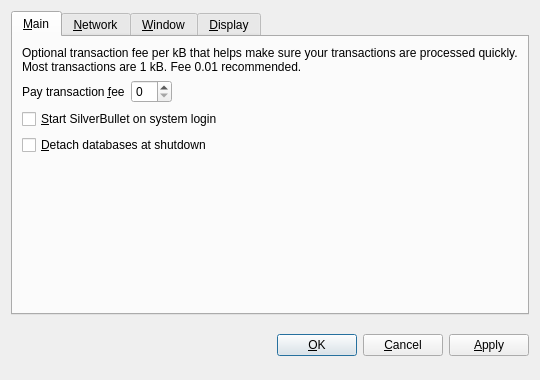
<?xml version="1.0" encoding="UTF-8"?>
<ui version="4.0">
 <class>OptionsDialog</class>
 <widget class="QDialog" name="OptionsDialog">
  <property name="geometry">
   <rect>
    <x>0</x>
    <y>0</y>
    <width>540</width>
    <height>380</height>
   </rect>
  </property>
  <property name="windowTitle">
   <string>Options</string>
  </property>
  <property name="modal">
   <bool>true</bool>
  </property>
  <layout class="QVBoxLayout" name="verticalLayout">
   <item>
    <widget class="QTabWidget" name="tabWidget">
     <property name="tabPosition">
      <enum>QTabWidget::North</enum>
     </property>
     <property name="currentIndex">
      <number>0</number>
     </property>
     <widget class="QWidget" name="tabMain">
      <attribute name="title">
       <string>&amp;Main</string>
      </attribute>
      <layout class="QVBoxLayout" name="verticalLayout_Main">
       <item>
        <widget class="QLabel" name="transactionFeeInfoLabel">
         <property name="text">
          <string>Optional transaction fee per kB that helps make sure your transactions are processed quickly. Most transactions are 1 kB. Fee 0.01 recommended.</string>
         </property>
         <property name="textFormat">
          <enum>Qt::PlainText</enum>
         </property>
         <property name="wordWrap">
          <bool>true</bool>
         </property>
        </widget>
       </item>
       <item>
        <layout class="QHBoxLayout" name="horizontalLayout_Main">
         <item>
          <widget class="QLabel" name="transactionFeeLabel">
           <property name="text">
            <string>Pay transaction &amp;fee</string>
           </property>
           <property name="textFormat">
            <enum>Qt::PlainText</enum>
           </property>
           <property name="buddy">
            <cstring>transactionFee</cstring>
           </property>
          </widget>
         </item>
         <item>
          <widget class="BitcoinAmountField" name="transactionFee"/>
         </item>
         <item>
          <spacer name="horizontalSpacer_Main">
           <property name="orientation">
            <enum>Qt::Horizontal</enum>
           </property>
           <property name="sizeHint" stdset="0">
            <size>
             <width>40</width>
             <height>20</height>
            </size>
           </property>
          </spacer>
         </item>
        </layout>
       </item>
       <item>
        <widget class="QCheckBox" name="bitcoinAtStartup">
         <property name="toolTip">
          <string>Automatically start SilverBullet after logging in to the system.</string>
         </property>
         <property name="text">
          <string>&amp;Start SilverBullet on system login</string>
         </property>
        </widget>
       </item>
       <item>
        <widget class="QCheckBox" name="detachDatabases">
         <property name="toolTip">
          <string>Detach block and address databases at shutdown. This means they can be moved to another data directory, but it slows down shutdown. The wallet is always detached.</string>
         </property>
         <property name="text">
          <string>&amp;Detach databases at shutdown</string>
         </property>
        </widget>
       </item>
       <item>
        <spacer name="verticalSpacer_Main">
         <property name="orientation">
          <enum>Qt::Vertical</enum>
         </property>
         <property name="sizeHint" stdset="0">
          <size>
           <width>20</width>
           <height>40</height>
          </size>
         </property>
        </spacer>
       </item>
      </layout>
     </widget>
     <widget class="QWidget" name="tabNetwork">
      <attribute name="title">
       <string>&amp;Network</string>
      </attribute>
      <layout class="QVBoxLayout" name="verticalLayout_Network">
       <item>
        <widget class="QCheckBox" name="mapPortUpnp">
         <property name="toolTip">
          <string>Automatically open the SilverBullet client port on the router. This only works when your router supports UPnP and it is enabled.</string>
         </property>
         <property name="text">
          <string>Map port using &amp;UPnP</string>
         </property>
        </widget>
       </item>
       <item>
        <widget class="QCheckBox" name="connectSocks">
         <property name="toolTip">
          <string>Connect to the SilverBullet network through a SOCKS proxy (e.g. when connecting through Tor).</string>
         </property>
         <property name="text">
          <string>&amp;Connect through SOCKS proxy:</string>
         </property>
        </widget>
       </item>
       <item>
        <layout class="QHBoxLayout" name="horizontalLayout_Network">
         <item>
          <widget class="QLabel" name="proxyIpLabel">
           <property name="text">
            <string>Proxy &amp;IP:</string>
           </property>
           <property name="textFormat">
            <enum>Qt::PlainText</enum>
           </property>
           <property name="buddy">
            <cstring>proxyIp</cstring>
           </property>
          </widget>
         </item>
         <item>
          <widget class="QValidatedLineEdit" name="proxyIp">
           <property name="maximumSize">
            <size>
             <width>140</width>
             <height>16777215</height>
            </size>
           </property>
           <property name="toolTip">
            <string>IP address of the proxy (e.g. 127.0.0.1)</string>
           </property>
          </widget>
         </item>
         <item>
          <widget class="QLabel" name="proxyPortLabel">
           <property name="text">
            <string>&amp;Port:</string>
           </property>
           <property name="textFormat">
            <enum>Qt::PlainText</enum>
           </property>
           <property name="buddy">
            <cstring>proxyPort</cstring>
           </property>
          </widget>
         </item>
         <item>
          <widget class="QLineEdit" name="proxyPort">
           <property name="maximumSize">
            <size>
             <width>55</width>
             <height>16777215</height>
            </size>
           </property>
           <property name="toolTip">
            <string>Port of the proxy (e.g. 9050)</string>
           </property>
          </widget>
         </item>
         <item>
          <widget class="QLabel" name="socksVersionLabel">
           <property name="text">
            <string>SOCKS &amp;Version:</string>
           </property>
           <property name="textFormat">
            <enum>Qt::PlainText</enum>
           </property>
           <property name="buddy">
            <cstring>socksVersion</cstring>
           </property>
          </widget>
         </item>
         <item>
          <widget class="QValueComboBox" name="socksVersion">
           <property name="toolTip">
            <string>SOCKS version of the proxy (e.g. 5)</string>
           </property>
          </widget>
         </item>
         <item>
          <spacer name="horizontalSpacer_Network">
           <property name="orientation">
            <enum>Qt::Horizontal</enum>
           </property>
           <property name="sizeHint" stdset="0">
            <size>
             <width>40</width>
             <height>20</height>
            </size>
           </property>
          </spacer>
         </item>
        </layout>
       </item>
       <item>
        <spacer name="verticalSpacer_Network">
         <property name="orientation">
          <enum>Qt::Vertical</enum>
         </property>
         <property name="sizeHint" stdset="0">
          <size>
           <width>20</width>
           <height>40</height>
          </size>
         </property>
        </spacer>
       </item>
      </layout>
     </widget>
     <widget class="QWidget" name="tabWindow">
      <attribute name="title">
       <string>&amp;Window</string>
      </attribute>
      <layout class="QVBoxLayout" name="verticalLayout_Window">
       <item>
        <widget class="QCheckBox" name="minimizeToTray">
         <property name="toolTip">
          <string>Show only a tray icon after minimizing the window.</string>
         </property>
         <property name="text">
          <string>&amp;Minimize to the tray instead of the taskbar</string>
         </property>
        </widget>
       </item>
       <item>
        <widget class="QCheckBox" name="minimizeOnClose">
         <property name="toolTip">
          <string>Minimize instead of exit the application when the window is closed. When this option is enabled, the application will be closed only after selecting Quit in the menu.</string>
         </property>
         <property name="text">
          <string>M&amp;inimize on close</string>
         </property>
        </widget>
       </item>
       <item>
        <spacer name="verticalSpacer_Window">
         <property name="orientation">
          <enum>Qt::Vertical</enum>
         </property>
         <property name="sizeHint" stdset="0">
          <size>
           <width>20</width>
           <height>40</height>
          </size>
         </property>
        </spacer>
       </item>
      </layout>
     </widget>
     <widget class="QWidget" name="tabDisplay">
      <attribute name="title">
       <string>&amp;Display</string>
      </attribute>
      <layout class="QVBoxLayout" name="verticalLayout_Display">
       <item>
        <layout class="QHBoxLayout" name="horizontalLayout_1_Display">
         <item>
          <widget class="QLabel" name="langLabel">
           <property name="text">
            <string>User Interface &amp;language:</string>
           </property>
           <property name="textFormat">
            <enum>Qt::PlainText</enum>
           </property>
           <property name="buddy">
            <cstring>lang</cstring>
           </property>
          </widget>
         </item>
         <item>
          <widget class="QValueComboBox" name="lang">
           <property name="toolTip">
            <string>The user interface language can be set here. This setting will take effect after restarting SilverBullet.</string>
           </property>
          </widget>
         </item>
        </layout>
       </item>
       <item>
        <layout class="QHBoxLayout" name="horizontalLayout_2_Display">
         <item>
          <widget class="QLabel" name="unitLabel">
           <property name="text">
            <string>&amp;Unit to show amounts in:</string>
           </property>
           <property name="textFormat">
            <enum>Qt::PlainText</enum>
           </property>
           <property name="buddy">
            <cstring>unit</cstring>
           </property>
          </widget>
         </item>
         <item>
          <widget class="QValueComboBox" name="unit">
           <property name="toolTip">
            <string>Choose the default subdivision unit to show in the interface and when sending coins.</string>
           </property>
          </widget>
         </item>
        </layout>
       </item>
       <item>
        <widget class="QCheckBox" name="displayAddresses">
         <property name="toolTip">
          <string>Whether to show SilverBullet addresses in the transaction list or not.</string>
         </property>
         <property name="text">
          <string>&amp;Display addresses in transaction list</string>
         </property>
        </widget>
       </item>
       <item>
        <widget class="QCheckBox" name="coinControlFeatures">
         <property name="toolTip">
          <string>Whether to show coin control features or not.</string>
         </property>
         <property name="text">
          <string>Display coin &amp;control features (experts only!)</string>
         </property>
        </widget>
       </item>
       <item>
        <spacer name="verticalSpacer_Display">
         <property name="orientation">
          <enum>Qt::Vertical</enum>
         </property>
         <property name="sizeHint" stdset="0">
          <size>
           <width>20</width>
           <height>40</height>
          </size>
         </property>
        </spacer>
       </item>
      </layout>
     </widget>
    </widget>
   </item>
   <item>
    <layout class="QHBoxLayout" name="horizontalLayout_Buttons">
     <item>
      <spacer name="horizontalSpacer_1">
       <property name="orientation">
        <enum>Qt::Horizontal</enum>
       </property>
       <property name="sizeHint" stdset="0">
        <size>
         <width>40</width>
         <height>48</height>
        </size>
       </property>
      </spacer>
     </item>
     <item>
      <widget class="QLabel" name="statusLabel">
       <property name="font">
        <font>
         <weight>75</weight>
         <bold>true</bold>
        </font>
       </property>
       <property name="text">
        <string/>
       </property>
       <property name="textFormat">
        <enum>Qt::PlainText</enum>
       </property>
       <property name="wordWrap">
        <bool>true</bool>
       </property>
      </widget>
     </item>
     <item>
      <spacer name="horizontalSpacer_2">
       <property name="orientation">
        <enum>Qt::Horizontal</enum>
       </property>
       <property name="sizeHint" stdset="0">
        <size>
         <width>40</width>
         <height>48</height>
        </size>
       </property>
      </spacer>
     </item>
     <item>
      <widget class="QPushButton" name="okButton">
       <property name="text">
        <string>&amp;OK</string>
       </property>
      </widget>
     </item>
     <item>
      <widget class="QPushButton" name="cancelButton">
       <property name="text">
        <string>&amp;Cancel</string>
       </property>
       <property name="autoDefault">
        <bool>false</bool>
       </property>
      </widget>
     </item>
     <item>
      <widget class="QPushButton" name="applyButton">
       <property name="text">
        <string>&amp;Apply</string>
       </property>
       <property name="autoDefault">
        <bool>false</bool>
       </property>
      </widget>
     </item>
    </layout>
   </item>
  </layout>
 </widget>
 <customwidgets>
  <customwidget>
   <class>BitcoinAmountField</class>
   <extends>QSpinBox</extends>
   <header>bitcoinamountfield.h</header>
  </customwidget>
  <customwidget>
   <class>QValueComboBox</class>
   <extends>QComboBox</extends>
   <header>qvaluecombobox.h</header>
  </customwidget>
  <customwidget>
   <class>QValidatedLineEdit</class>
   <extends>QLineEdit</extends>
   <header>qvalidatedlineedit.h</header>
  </customwidget>
 </customwidgets>
 <resources/>
 <connections/>
</ui>
